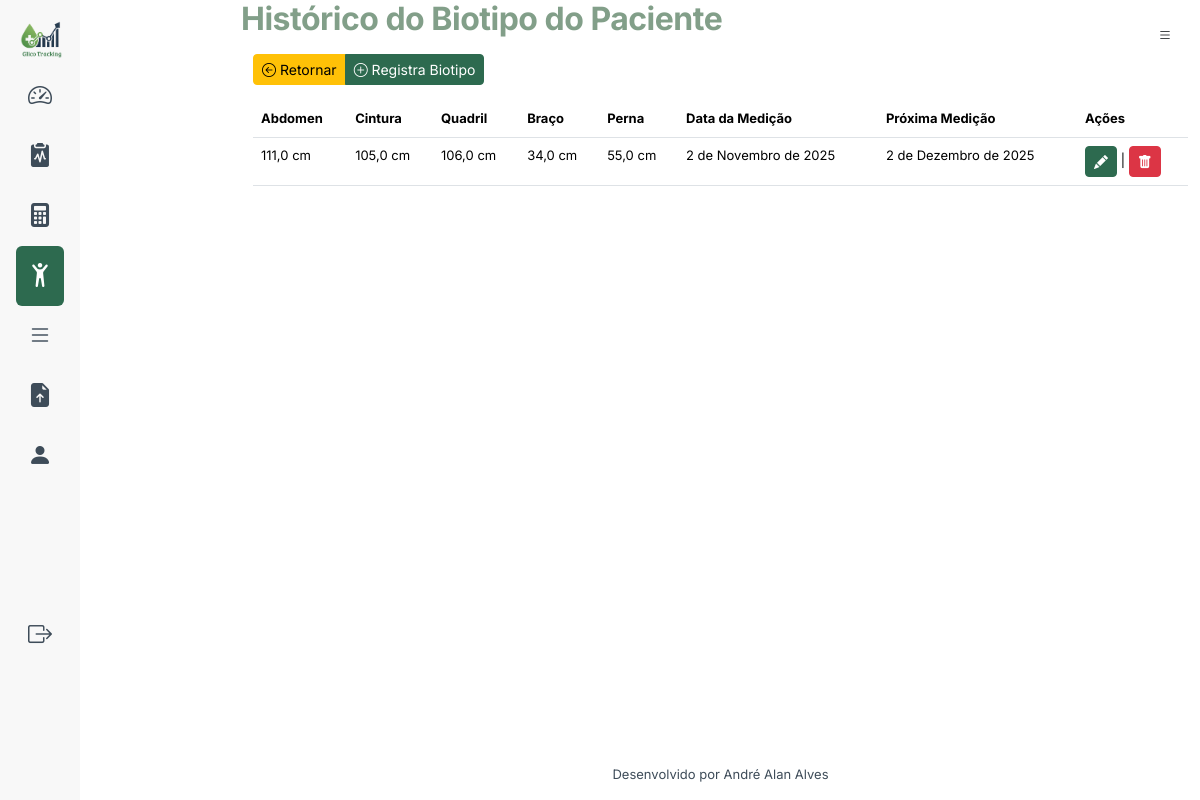
The page /perfis/biotipo (signed in) on the database its author committed.
### perfis/models.py (models this page shows, shortened)
class HistoricoBioTipo(models.Model):
    perfil = models.ForeignKey(Perfil,related_name='perfilbiotipo', on_delete=models.CASCADE)
    data_registro = models.DateField(default=datetime.date.today, editable=False)
    proximo_registro = models.DateField(editable=False, default=add_tempo)
    cintura = models.FloatField("Cintura", help_text="Cintura em CM", blank=False, null=False)
    quadril = models.FloatField("Quadril", help_text="Quadril em CM", blank=False, null=False)
    braco = models.FloatField("Braço", help_text="Circunferência do braco em CM", blank=True, null=True)
    perna = models.FloatField("Pernas", help_text="Circunferência da perna em CM", blank=True, null=True)
    abdomen = models.FloatField("Abdômen", help_text="Circunferência abdominal em CM", blank=True, null=True)
    class Meta:
        ordering = ["-data_registro"]
        verbose_name = "Historico Peso Imc"
        verbose_name_plural = "Historicos Peso Imc"

### perfis/views.py (the view)
# urls.py: path("biotipo", views.PerfilBiotipoListView.as_view(), name="biotipo_lista"),
class PerfilBiotipoListView(LoginRequiredMixin, ListView):
    model = HistoricoBioTipo
    template_name_suffix = '_listar'
    context_object_name = "biotipo"

### perfis/template/perfis/historicobiotipo_listar.html (shortened to what this page needs)
{% extends "base.html" %}
{% load django_bootstrap5 %}
{% block datatable %}
<link rel="stylesheet" href="https://cdn.datatables.net/1.13.7/css/jquery.dataTables.min.css">
{% endblock %}
{% block content %}
    <h1>Histórico do Biotipo do Paciente</h1>
    <div class="container-fluid mt-3">
        <div class="row my-3">
            <div class="col">
               <div class="btn-group" role="group" aria-label="Basic example">
                    <a class="btn btn-sm btn-warning" href="{% url "core:dashboard" %}" type="button"><i class="bi bi-arrow-left-circle"></i> Retornar</a>
                    <a href="{% url "perfis:biotipo_registro" %}" class="btn btn-primary btn-sm"><i class="bi bi-plus-circle"></i> Registra Biotipo</a>
                </div>
            </div>
        </div>
        <div class="row">
            <div class="col">
            <table class="table" id="tblbiotipo">
                <thead>
                <tr>
                    <th>Abdomen</th>
                    <th>Cintura</th>
                    <th>Quadril</th>
                    <th>Braço</th>
                    <th>Perna</th>
                    <th>Data da Medição</th>
                    <th>Próxima Medição</th>
                    <th>Ações</th>
                </tr>
                </thead>
                <tbody>
                {% for o in biotipo %}
                    <tr>
                        <td>{{ o.abdomen}} cm</td>
                        <td>{{ o.cintura }} cm</td>
                        <td>{{ o.quadril }} cm</td>
                        <td>{{ o.braco }} cm</td>
                        <td>{{ o.perna }} cm</td>
                        <td>{{ o.data_registro }}</td>
                        <td>{{ o.proximo_registro }}</td>
                        <td><a href="{% url "perfis:biotipo_atualiza" pk=o.id %}" class="btn btn-sm btn-primary "><i
                                    class="bi bi-pencil-fill"></i></a> |
                                <a href="{% url "perfis:biotipo_delete" pk=o.id %}" class="btn btn-sm btn-danger "><i
                                        class="bi bi-trash-fill"></i></a>
                        </td>
                    </tr>
                {% endfor %}
                </tbody>
            </table>
        </div>
        </div>
    </div>
{% endblock %}

### static/styles/base.css (style rules this page uses)
:root { --glico-primary: #2D6A4F; --glico-secondary: #1B4965; --glico-accent: #52B6CC; --glico-alert: #F4A460; --glico-danger: #C1121F; --glico-text: #3E4C59; --glico-light-bg: #f8f8f8; }
.btn-primary { background-color: var(--glico-primary); border-color: var(--glico-primary); }
table tbody tr:nth-child(odd) { background-color: var(--glico-light-bg); }
* { font-family: 'Inter', sans-serif; }
h1 { font-size: 2rem; font-weight: 700; letter-spacing: -0.5px; line-height: 1.2; }
body { font-size: 1rem; font-weight: 400; line-height: 1.5; color: var(--glico-text); }
body { background-color: #FFF !important; font-size: 1rem; }
.div2 h1 { color:#829f89; }

### rows shown on the page
HistoricoBioTipo: abdomen "111,0", cintura "105,0", quadril "106,0", braco "34,0", perna "55,0", data_registro "2 de Novembro de 2025", proximo_registro "2 de Dezembro de 2025"
